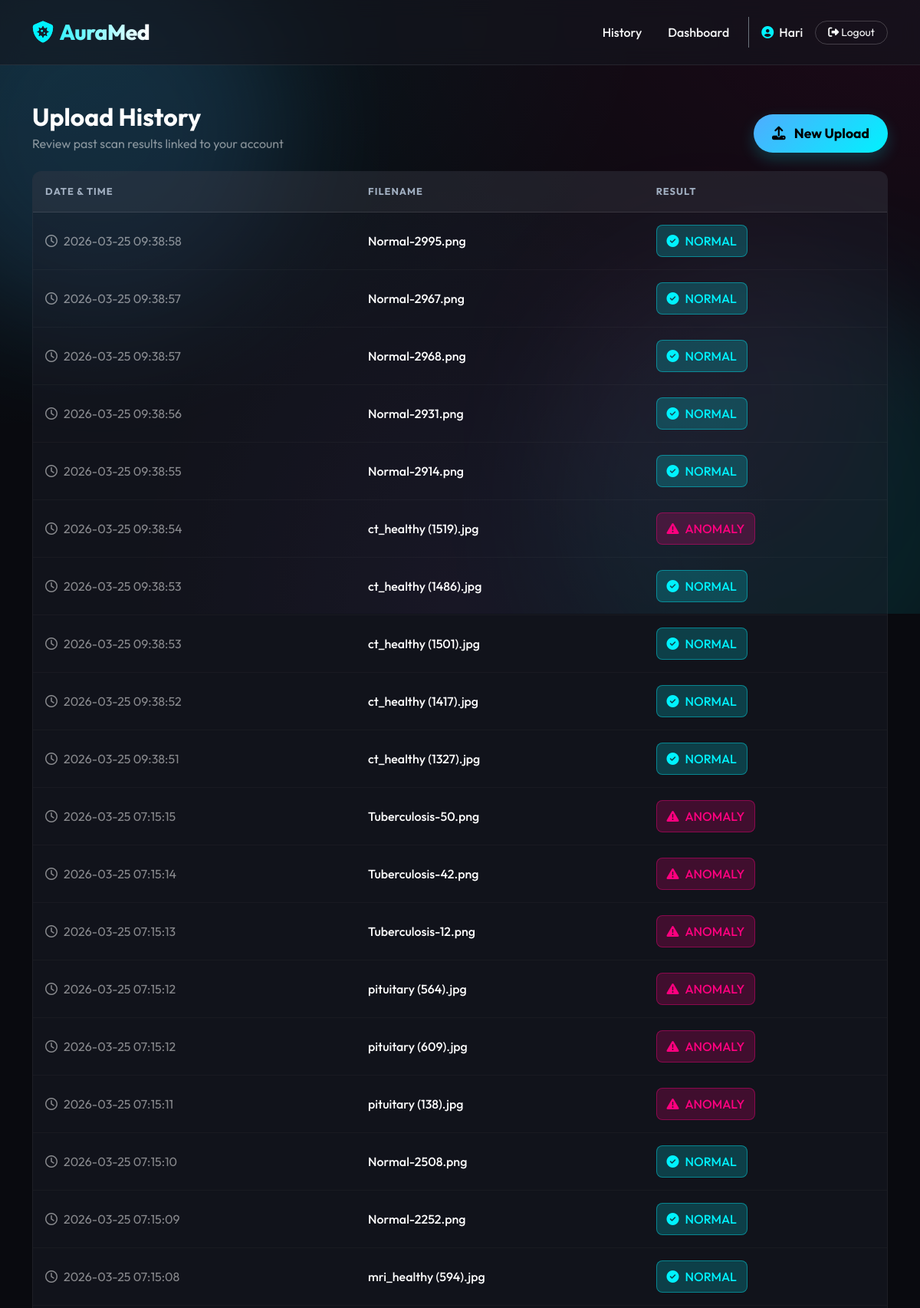
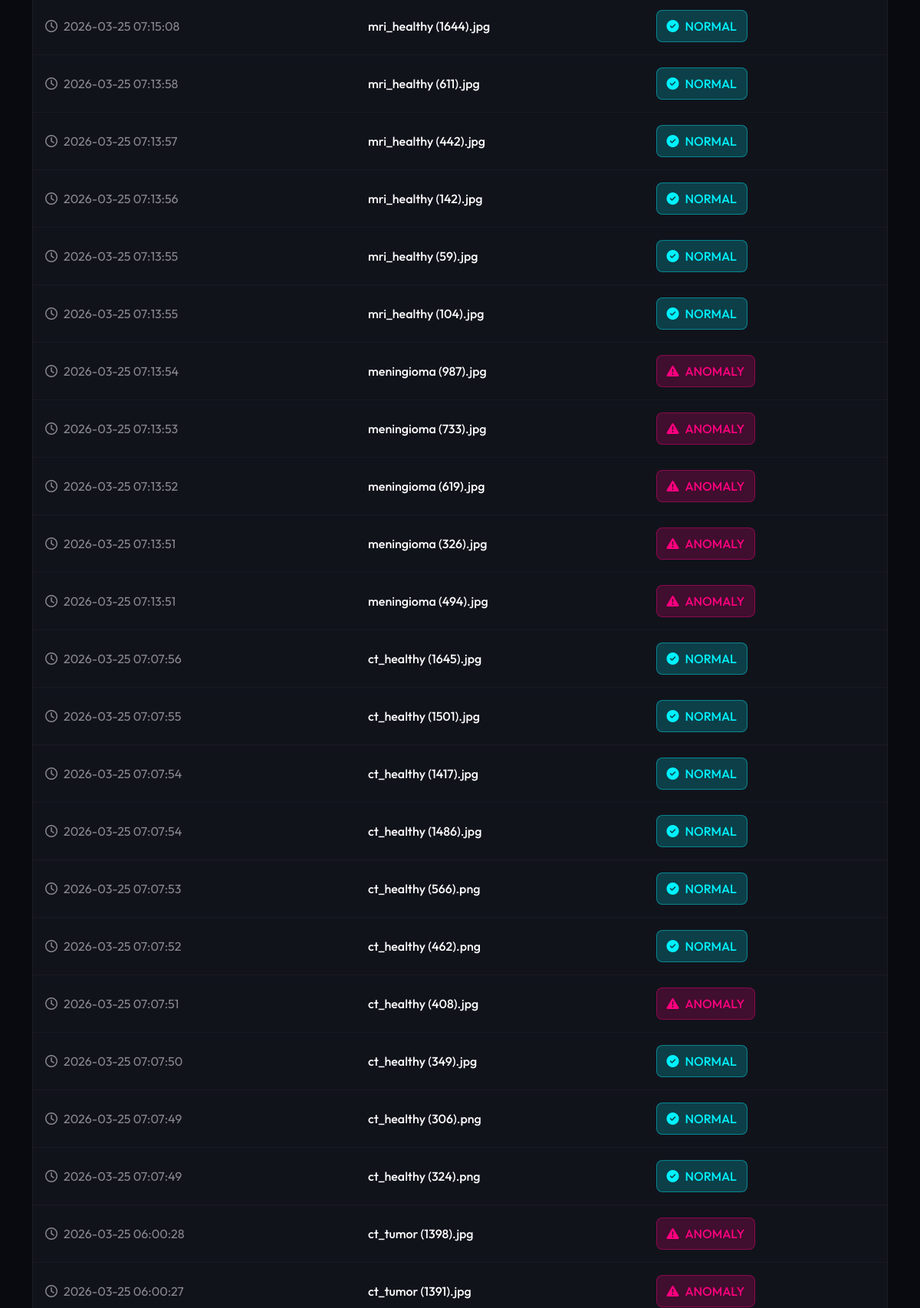
Screenshot of /history (signed in, upper part) with the database file from the repository (2 pictures, top to bottom).
### tables this page shows
CREATE TABLE history (
            id INTEGER PRIMARY KEY AUTOINCREMENT,
            user_id INTEGER NOT NULL,
            filename TEXT NOT NULL,
            error_score REAL NOT NULL,
            percentage REAL NOT NULL,
            is_anomaly BOOLEAN NOT NULL,
            timestamp DATETIME DEFAULT CURRENT_TIMESTAMP,
            FOREIGN KEY (user_id) REFERENCES users (id)
        );

### app.py (the view, shortened to what this page needs)
@app.route('/history')
def history():
    if 'user' not in session:
        flash('Please log in to view your history.', 'danger')
        return redirect(url_for('login'))
    user_id = session.get('user_id')
    conn = sqlite3.connect(DB_FILE)
    c = conn.cursor()
    c.execute('SELECT filename, error_score, percentage, is_anomaly, timestamp FROM history WHERE user_id = ? ORDER BY timestamp DESC', (user_id,))
    rows = c.fetchall()
    conn.close()
    history_records = []
    for r in rows:
        history_records.append({
            'filename': r[0],
            'error_score': round(r[1], 4),
            'percentage': round(r[2], 1),
            'is_anomaly': bool(r[3]),
            'timestamp': r[4]
        })
    return render_template('history.html', history=history_records)

### templates/history.html (shortened to what this page needs)
{% extends 'base.html' %}
{% block content %}
<div class="row fade-in-up">
    <div class="col-12">
        <div class="d-flex justify-content-between align-items-end mb-4">
            <div>
                <h2 class="fw-bold mb-1 text-white">Upload History</h2>
                <p class="text-white-50 mb-0">Review past scan results linked to your account</p>
            </div>
            <a href="{{ url_for('dashboard') }}" class="btn btn-primary rounded-pill px-4">
                <i class="fas fa-upload me-2"></i> New Upload
            </a>
        </div>
        {% if history|length == 0 %}
        <div class="empty-state">
            <i class="fas fa-folder-open fa-3x mb-3" style="color: rgba(255,255,255,0.2);"></i>
            <h4 class="text-white fw-bold">No history available</h4>
            <p class="text-white-50">You haven't uploaded any images for analysis yet. Your results will appear here
                securely.</p>
        </div>
        {% else %}
        <div class="table-responsive">
            <table class="table table-dark-glass">
                <thead>
                    <tr>
                        <th>Date & Time</th>
                        <th>Filename</th>
                        <th>Result</th>
                    </tr>
                </thead>
                <tbody>
                    {% for item in history %}
                    <tr>
                        <td class="text-white-50"><i class="far fa-clock me-2"></i>{{ item.timestamp }}</td>
                        <td class="text-white fw-medium">{{ item.filename }}</td>
                        <td>
                            {% if item.is_anomaly %}
                            <span class="badge-anomaly">
                                <i class="fas fa-exclamation-triangle"></i> ANOMALY
                            </span>
                            {% else %}
                            <span class="badge-normal">
                                <i class="fas fa-check-circle"></i> NORMAL
                            </span>
                            {% endif %}
                        </td>
                    </tr>
                    {% endfor %}
                </tbody>
            </table>
        </div>
        {% endif %}
    </div>
</div>
{% endblock %}

### static/css/style.css (style rules this page uses)
:root { --primary: #00f2fe; --secondary: #4facfe; --accent: #ff007f; --dark-bg: #090a0f; --card-bg: rgba(20, 22, 30, 0.4); --card-border: rgba(255, 255, 255, 0.08); --text-main: #f0f2f5; --text-muted: #a0aab2; }
body { background-color: var(--dark-bg); font-family: 'Outfit', sans-serif; color: var(--text-main); min-height: 100vh; overflow-x: hidden; position: relative; scroll-behavior: smooth; }
.btn-primary, .btn-upload, .btn-success { background: linear-gradient(135deg, var(--secondary) 0%, var(--primary) 100%); border: none; color: #000; font-weight: 700; font-size: 1.1rem; padding: 12px 30px; border-radius: 50px; position: relative; overflow: hidden; transition: all 0.4s; box-shadow: 0 8px 20px rgba(0, 242, 254, 0.2); }
.btn-primary::after, .btn-upload::after, .btn-success::after { content: ''; position: absolute; top: 0; left: -100%; width: 50%; height: 100%; background: linear-gradient(to right, rgba(255, 255, 255, 0) 0%, rgba(255, 255, 255, 0.3) 50%, rgba(255, 255, 255, 0) 100%); transform: skewX(-25deg); animation: btnShine 3s infinite; }
.fade-in-up { animation: fadeInUp 0.8s cubic-bezier(0.165, 0.84, 0.44, 1) forwards; opacity: 0; }

### templates/history.html (style rules this page uses)
.table-dark-glass { background: rgba(30, 34, 45, 0.4); backdrop-filter: blur(16px); border: 1px solid rgba(255, 255, 255, 0.05); color: white; border-collapse: separate; border-spacing: 0; border-radius: 12px; overflow: hidden; }
.table-dark-glass thead th { background: rgba(255, 255, 255, 0.05); border-bottom: 1px solid rgba(255, 255, 255, 0.1); color: #a0aec0; text-transform: uppercase; font-size: 0.8rem; letter-spacing: 1px; padding: 1rem; }
.table-dark-glass tbody td { background: transparent; border-bottom: 1px solid rgba(255, 255, 255, 0.03); padding: 1rem; vertical-align: middle; }
.badge-anomaly { background: rgba(255, 0, 127, 0.2); color: #ff007f; border: 1px solid rgba(255, 0, 127, 0.4); padding: 0.5rem 0.8rem; border-radius: 8px; font-weight: 500; display: inline-flex; align-items: center; gap: 0.5rem; }
.badge-normal { background: rgba(0, 242, 254, 0.2); color: #00f2fe; border: 1px solid rgba(0, 242, 254, 0.4); padding: 0.5rem 0.8rem; border-radius: 8px; font-weight: 500; display: inline-flex; align-items: center; gap: 0.5rem; }

### rows the page displays
history: timestamp "2026-03-25 09:38:58", filename "Normal-2995.png", is_anomaly False (drawn)
history: timestamp "2026-03-25 09:38:57", filename "Normal-2967.png", is_anomaly False (drawn)
history: timestamp "2026-03-25 09:38:57", filename "Normal-2968.png", is_anomaly False (drawn)
history: timestamp "2026-03-25 09:38:56", filename "Normal-2931.png", is_anomaly False (drawn)
history: timestamp "2026-03-25 09:38:55", filename "Normal-2914.png", is_anomaly False (drawn)
history: timestamp "2026-03-25 09:38:54", filename "ct_healthy (1519).jpg", is_anomaly True (drawn)
history: timestamp "2026-03-25 09:38:53", filename "ct_healthy (1486).jpg", is_anomaly False (drawn)
history: timestamp "2026-03-25 09:38:53", filename "ct_healthy (1501).jpg", is_anomaly False (drawn)
history: timestamp "2026-03-25 09:38:52", filename "ct_healthy (1417).jpg", is_anomaly False (drawn)
history: timestamp "2026-03-25 09:38:51", filename "ct_healthy (1327).jpg", is_anomaly False (drawn)
history: timestamp "2026-03-25 07:15:15", filename "Tuberculosis-50.png", is_anomaly True (drawn)
history: timestamp "2026-03-25 07:15:14", filename "Tuberculosis-42.png", is_anomaly True (drawn)
history: timestamp "2026-03-25 07:15:13", filename "Tuberculosis-12.png", is_anomaly True (drawn)
history: timestamp "2026-03-25 07:15:12", filename "pituitary (564).jpg", is_anomaly True (drawn)
history: timestamp "2026-03-25 07:15:12", filename "pituitary (609).jpg", is_anomaly True (drawn)
history: timestamp "2026-03-25 07:15:11", filename "pituitary (138).jpg", is_anomaly True (drawn)
history: timestamp "2026-03-25 07:15:10", filename "Normal-2508.png", is_anomaly False (drawn)
history: timestamp "2026-03-25 07:15:09", filename "Normal-2252.png", is_anomaly False (drawn)
history: timestamp "2026-03-25 07:15:08", filename "mri_healthy (594).jpg", is_anomaly False (drawn)
history: timestamp "2026-03-25 07:15:08", filename "mri_healthy (1644).jpg", is_anomaly False (drawn)
history: timestamp "2026-03-25 07:13:58", filename "mri_healthy (611).jpg", is_anomaly False (drawn)
history: timestamp "2026-03-25 07:13:57", filename "mri_healthy (442).jpg", is_anomaly False (drawn)
history: timestamp "2026-03-25 07:13:56", filename "mri_healthy (142).jpg", is_anomaly False (drawn)
history: timestamp "2026-03-25 07:13:55", filename "mri_healthy (59).jpg", is_anomaly False (drawn)
history: timestamp "2026-03-25 07:13:55", filename "mri_healthy (104).jpg", is_anomaly False (drawn)
history: timestamp "2026-03-25 07:13:54", filename "meningioma (987).jpg", is_anomaly True (drawn)
history: timestamp "2026-03-25 07:13:53", filename "meningioma (733).jpg", is_anomaly True (drawn)
history: timestamp "2026-03-25 07:13:52", filename "meningioma (619).jpg", is_anomaly True (drawn)
history: timestamp "2026-03-25 07:13:51", filename "meningioma (326).jpg", is_anomaly True (drawn)
history: timestamp "2026-03-25 07:13:51", filename "meningioma (494).jpg", is_anomaly True (drawn)
history: timestamp "2026-03-25 07:07:56", filename "ct_healthy (1645).jpg", is_anomaly False (drawn)
history: timestamp "2026-03-25 07:07:55", filename "ct_healthy (1501).jpg", is_anomaly False (drawn)
history: timestamp "2026-03-25 07:07:54", filename "ct_healthy (1417).jpg", is_anomaly False (drawn)
history: timestamp "2026-03-25 07:07:54", filename "ct_healthy (1486).jpg", is_anomaly False (drawn)
history: timestamp "2026-03-25 07:07:53", filename "ct_healthy (566).png", is_anomaly False (drawn)
history: timestamp "2026-03-25 07:07:52", filename "ct_healthy (462).png", is_anomaly False (drawn)
history: timestamp "2026-03-25 07:07:51", filename "ct_healthy (408).jpg", is_anomaly True (drawn)
history: timestamp "2026-03-25 07:07:50", filename "ct_healthy (349).jpg", is_anomaly False (drawn)
history: timestamp "2026-03-25 07:07:49", filename "ct_healthy (306).png", is_anomaly False (drawn)
history: timestamp "2026-03-25 07:07:49", filename "ct_healthy (324).png", is_anomaly False (drawn)
history: timestamp "2026-03-25 06:00:28", filename "ct_tumor (1398).jpg", is_anomaly True (drawn)
history: timestamp "2026-03-25 06:00:27", filename "ct_tumor (1391).jpg", is_anomaly True (drawn)

### other values shown
{{ session.user }} "Hari"
